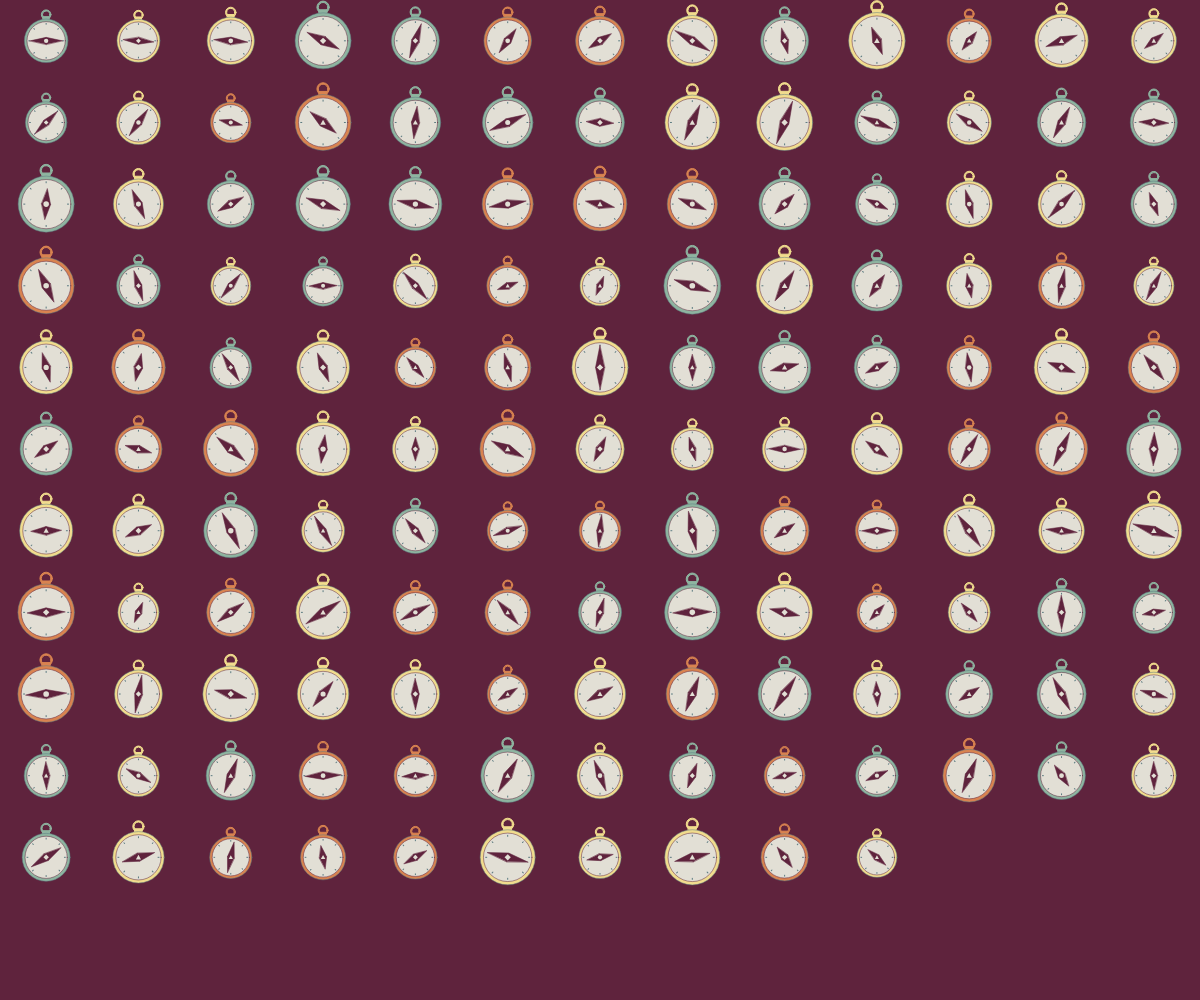
Frame 1 (no input)
Frame 2 (the mouse pressed at the canvas centre, redrawn once): identical to frame 1, image omitted

The p5.js sketch that drew this single still picture (run headless with seeded random() and noise() and a simulated clock; the mouse was pressed at the canvas centre and the sketch redrawn once):

// p5.js sketch
// ── sketch.js
function setup() {
  createCanvas(windowWidth, windowHeight);
  background(95, 35, 61);
  angleMode(DEGREES);
  noLoop();

  /* calcolo delle dimensioni della griglia */
  let dimglifo = min(windowWidth, windowHeight) * 0.4;
  let numeroGlifi = 150;
  let numerocolonne = ceil(sqrt(numeroGlifi));
  let numerorighe = sqrt(numeroGlifi);
  let dimcolonna = windowWidth / numerocolonne;
  let xcorrente = 0;
  let ycorrente = 0;
  let dimriga = (windowHeight / numerorighe);

  /* disegno dei glifi nella griglia */
  for (let g = 0; g < numeroGlifi; g++) {
    Mioglifo(xcorrente + dimcolonna/2, ycorrente + dimriga/2, dimriga*0.7);
    xcorrente = xcorrente + dimcolonna;

    if (xcorrente >= windowWidth) {
      xcorrente = 0;
      ycorrente = ycorrente + dimriga;
    }
  }
}

function draw() {
}

function Mioglifo(_x, _y, _size, _rotCassa, _rotAgo) {
  /* posizionamento del glifo e palette colori */
  push();
  translate(_x, _y);

  let coloriCassa = [
    color(241, 220, 142),
    color(217, 131, 80),
    color(142, 180, 160)
  ];
  let coloreScelto = random(coloriCassa);
  push();

  /* cassa esterna, gancio e quadrante */
  let Mioraggio = random(_size*0.7, _size*1);
  _size = Mioraggio;

  /* gancio */
  noStroke();
  fill(coloreScelto);
  rectMode(CENTER);
  stroke(coloreScelto);
  ellipse(0, -_size * 0.60, _size * 0.22, _size * 0.22);

  /* spazio vuoto */
  fill(95, 35, 61);
  ellipse(0, -_size * 0.60, _size * 0.17, _size * 0.17);

  fill(coloreScelto); 
  rect(0, -_size * 0.51, _size * 0.14, _size * 0.09);

  /* quadrante */
  stroke(91, 122, 128);
  strokeWeight(0.5);
  fill(coloreScelto);
  ellipse(0, 0, _size, _size);

  /* interno del quadrante */
  stroke(95, 35, 61);
  fill(226,223,213);
  ellipse(0, 0, _size * 0.88, _size * 0.88);
  pop();

  /* tacche del quadrante */
  push();
  rotate(_rotAgo);
  stroke(91, 122, 128);
  strokeWeight(1);
  for (let t = 0; t < 8; t++) {
    push();
    rotate(t * (360 / 8));
    line(0, -_size * 0.4, 0, -_size * 0.38);
    pop();
  }
  
  /* ago della bussola con rotazione e dimensioni casuali */
  for(let i = 0; i < 1; i++) { /* ciclo direzione aghi*/
    let Miarotazione = random(360);
    let Mioraggio = random(_size/10, _size/4);
    push();
    rotate(Miarotazione);
    
    /* variabile per lungheza ago */
    let lunghAgo = random(_size * 0.25, _size * 0.40);
    
    /* aghi */
    stroke(95, 35, 61);
    strokeWeight(0.5);
    fill(95, 35, 61);
    triangle(-_size * 0.08, 0, _size * 0.08, 0, 0, -lunghAgo);
    stroke(95, 35, 61);
    strokeWeight(0.5);
    fill(95, 35, 61);
    triangle(-_size * 0.08, 0, _size * 0.08, 0, 0, lunghAgo);
    pop();
  }

  /* perno centrale a forma casuale */
  noStroke();
  fill(226, 223, 213);
  rectMode(CENTER);

  let formaPerno = random([0, 1, 2]);

if (formaPerno === 0) {   /* estrae un numero dalla variabile per decidere la forma del perno */
    /* cerchio*/
    ellipse(0, 0, _size * 0.1, _size * 0.1);
  } else if (formaPerno === 1) {
    /* triangolo */
    triangle(  0, -_size * 0.05,
      -_size * 0.05, _size * 0.04,
      _size * 0.05, _size * 0.04)
  } else {
    /* rombo */
    push();
    rotate(45);
    rect(0, 0, _size * 0.08, _size * 0.08);
    pop();
  }

  pop();
  pop();
}
